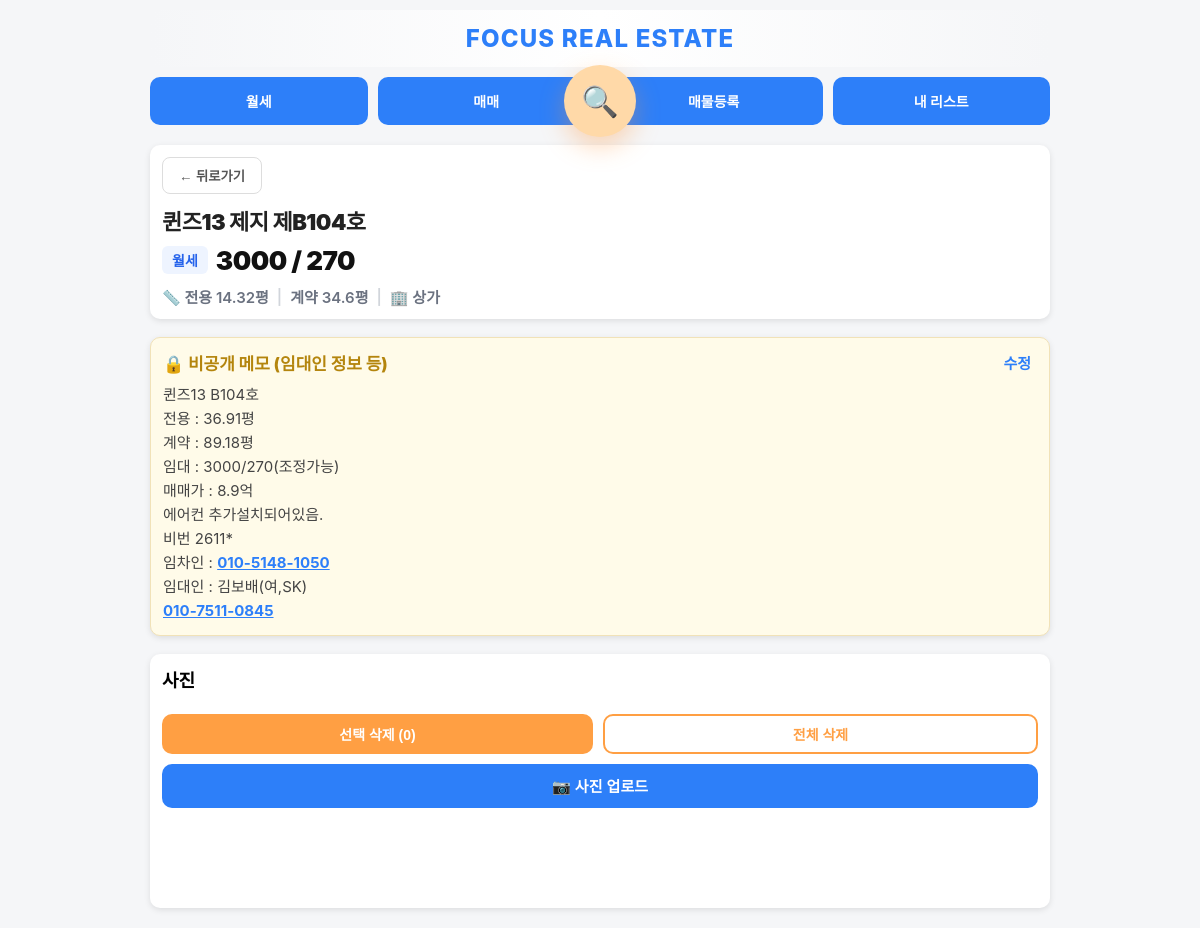
/property/24 (signed in), run on an earlier commit of the app's database.
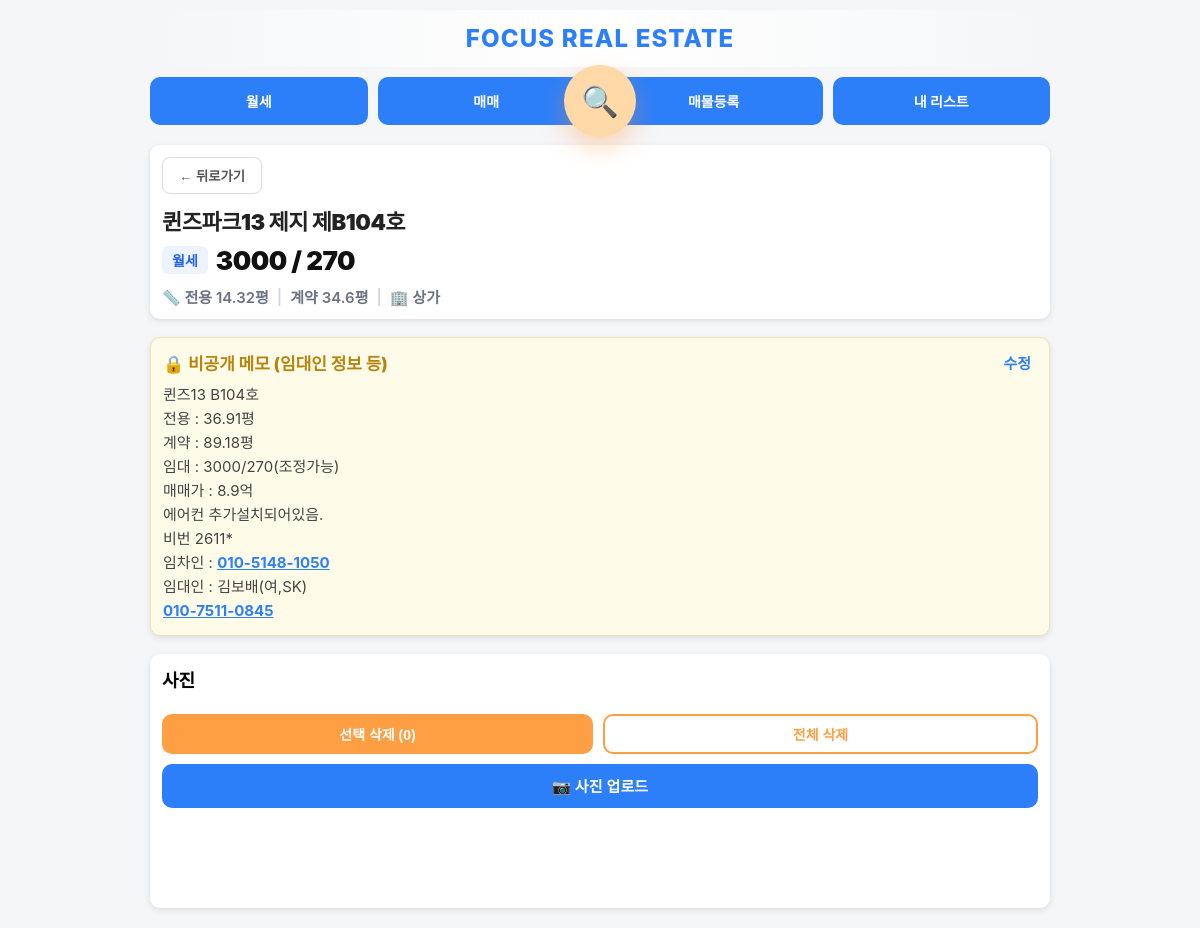
And on a later commit of the database.
### app.py (models this page shows)
class Property(db.Model):
    status = db.Column(db.String(20), default='available')
    property_type = db.Column(db.String(50))
    id = db.Column(db.Integer, primary_key=True)
    building_name = db.Column(db.String(200))
    exclusive_area = db.Column(db.Float)
    contract_area = db.Column(db.Float)
    deposit = db.Column(db.Integer)
    rent = db.Column(db.Integer)
    sale_price = db.Column(db.Integer)
    category = db.Column(db.String(20))
    status = db.Column(db.String(20), default='available')
    private_memo = db.Column(db.Text)

### app.py (the view)
@app.route("/property/<int:id>")
@login_required
def property_detail(id):
    from_collection_id = request.args.get("from_collection_id", type=int)
    p = Property.query.get_or_404(id)
    images = PropertyImage.query.filter_by(property_id=id).order_by(PropertyImage.id.desc()).all()
    collections = Collection.query.all()
    existing_pairs = set(
        (item.property_id, item.collection_id)
        for item in CollectionItem.query.filter_by(property_id=id).all()
    )
    return render_template(
        "property_detail.html",
        p=p,
        images=images,
        collections=collections,
        existing_pairs=existing_pairs,
        from_collection_id=from_collection_id,
        format_sale_price_korean=format_sale_price_korean
    )

### app.py (called while the page is built)
@login_manager.user_loader
def load_user(user_id):
    return User.query.get(int(user_id))

### templates/property_detail.html (shortened to what this page needs)
{% extends "base.html" %}
{% block content %}
<div class="card">
  <div style="margin-bottom:14px;">
    <button type="button" onclick="history.back()" style="background:#fff; border:1px solid #ddd; padding:8px 16px; border-radius:8px; font-weight:bold; cursor:pointer; color:#555;">← 뒤로가기</button>
  </div>
  <div style="display: flex; flex-direction: column; gap: 8px; margin-top: 4px;">
    <div style="font-size: 22px; font-weight: 900; color: #222; line-height: 1.3; letter-spacing: -0.5px;">
      {{ p.building_name }}
    </div>
    <div style="display: flex; align-items: center; gap: 8px; margin-bottom: 2px;">
      <span style="background: #eef4ff; color: #2563eb; font-size: 14px; font-weight: 800; padding: 4px 10px; border-radius: 6px;">
        {{ p.category }}
      </span>
      <span style="font-size: 26px; font-weight: 900; color: #111; letter-spacing: -0.5px;">
        {% if p.category == "매매" %}
          {{ format_sale_price_korean(p.sale_price) }}
        {% else %}
          {{ p.deposit }} / {{ p.rent }}
        {% endif %}
      </span>
    </div>
    <div style="font-size: 15px; font-weight: 600; color: #6b7280; display: flex; align-items: center; gap: 8px; flex-wrap: wrap;">
      <span>📏 전용 {{ p.exclusive_area }}평</span>
      <span style="color: #d1d5db;">|</span>
      <span>계약 {{ p.contract_area }}평</span>
      <span style="color: #d1d5db;">|</span>
      <span>🏢 {{ p.property_type }}</span>
    </div>
  </div>
</div>
<div class="card" style="margin-top:18px; background:#fffbe9; border:1px solid #f1e2b8;">
  <div style="display:flex; justify-content:space-between; align-items:center; margin-bottom:8px;">
    <div style="font-size:17px; font-weight:800; color:#b4850d;">🔒 비공개 메모 (임대인 정보 등)</div>
    <button type="button" onclick="toggleMemoEdit()" style="background:none; border:none; color:#2d7ff9; font-weight:bold; cursor:pointer; font-size:15px;">수정</button>
  </div>
  <div id="memo-display" style="font-size:15px; line-height:1.6; color:#444; white-space:pre-wrap;">{{ p.private_memo if p.private_memo else '등록된 메모가 없습니다.' }}</div>
</div>
<div class="card" style="margin-top:18px; padding-bottom:100px;">
  <div style="font-size:18px; font-weight:800; margin-bottom:10px;">사진</div>
  <div class="photo-actions">
  <button type="button" id="btn-delete-selected" class="danger-btn">
    선택 삭제 (<span id="selected-count">0</span>)
  </button>
  <button type="button" id="btn-delete-all" class="danger-btn outline">
    전체 삭제
  </button>
</div>
    <form id="photo-upload-form" enctype="multipart/form-data">
    <button type="button" id="photo-trigger" class="primary-btn" style="margin-top:10px;">
      📷 사진 업로드
    </button>
  </form>
</div>
{% endblock %}

What changed in the data, as far as the page shows it:
changed Property "상가": building_name "퀸즈13 제지 제B104호" → "퀸즈파크13 제지 제B104호"
